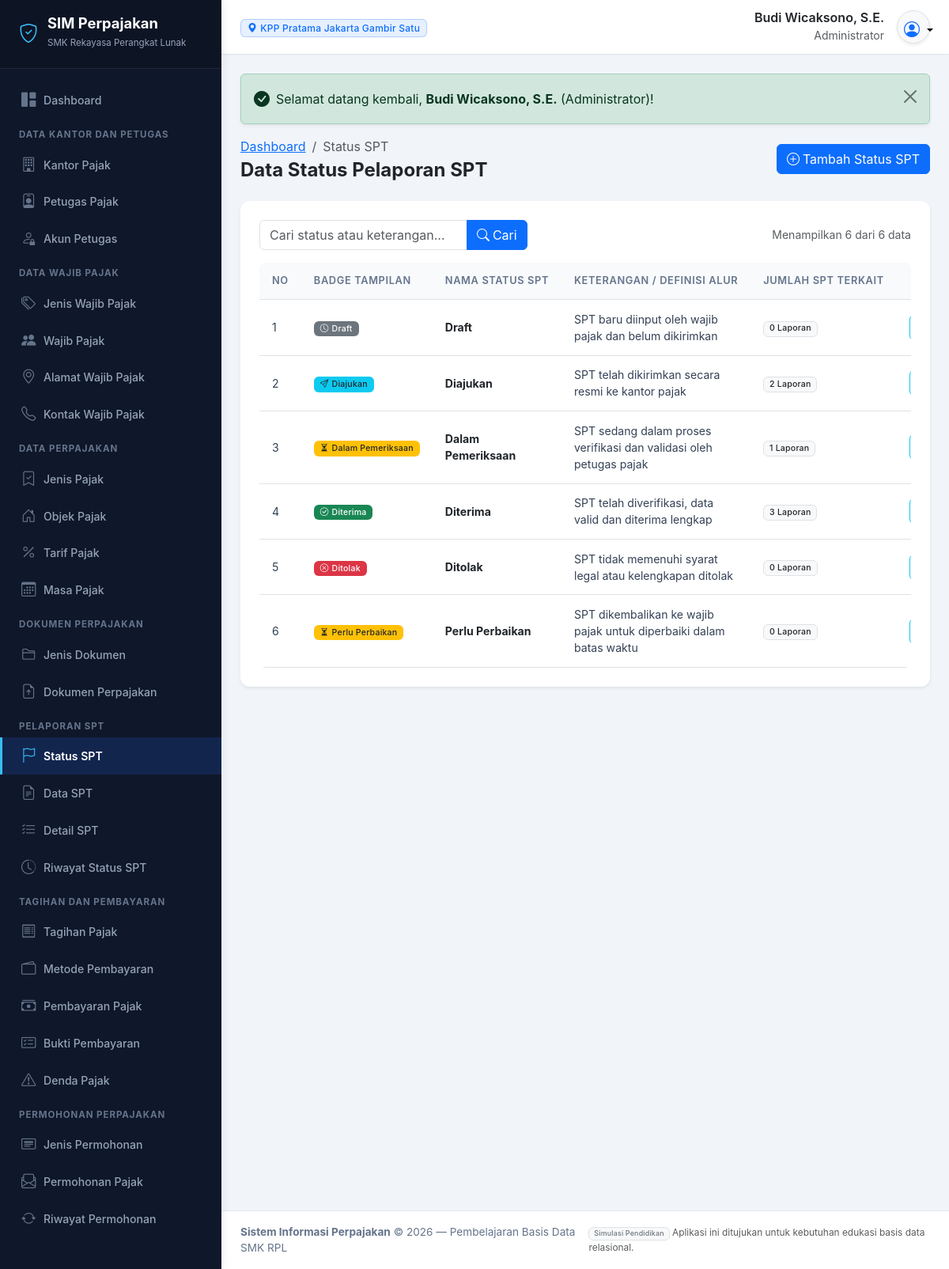
Page /modules/status_spt/index.php (signed in) on the committed database.
### tables this page shows
CREATE TABLE `akun_petugas` (
  `id_akun` INT AUTO_INCREMENT PRIMARY KEY,
  `id_petugas` INT NOT NULL UNIQUE,
  `nama_pengguna` VARCHAR(50) NOT NULL UNIQUE,
  `kata_sandi` VARCHAR(255) NOT NULL,
  `peran` VARCHAR(50) NOT NULL,
  `status_akun` ENUM('Aktif', 'Nonaktif') DEFAULT 'Aktif',
  `terakhir_masuk` DATETIME NULL,
  `created_at` TIMESTAMP DEFAULT CURRENT_TIMESTAMP,
  CONSTRAINT `fk_akun_petugas` FOREIGN KEY (`id_petugas`) 
    REFERENCES `petugas_pajak` (`id_petugas`) ON UPDATE CASCADE ON DELETE CASCADE
);

CREATE TABLE `kantor_pajak` (
  `id_kantor` INT AUTO_INCREMENT PRIMARY KEY,
  `kode_kantor` VARCHAR(20) NOT NULL UNIQUE,
  `nama_kantor` VARCHAR(150) NOT NULL,
  `alamat` TEXT NOT NULL,
  `kota` VARCHAR(100) NOT NULL,
  `nomor_telepon` VARCHAR(30) NOT NULL,
  `email` VARCHAR(100) NOT NULL,
  `created_at` TIMESTAMP DEFAULT CURRENT_TIMESTAMP
);

CREATE TABLE `petugas_pajak` (
  `id_petugas` INT AUTO_INCREMENT PRIMARY KEY,
  `id_kantor` INT NOT NULL,
  `nama_petugas` VARCHAR(150) NOT NULL,
  `nomor_identitas` VARCHAR(50) NOT NULL UNIQUE,
  `jabatan` VARCHAR(100) NOT NULL,
  `nomor_telepon` VARCHAR(30) NOT NULL,
  `email` VARCHAR(100) NOT NULL,
  `status` ENUM('Aktif', 'Nonaktif') DEFAULT 'Aktif',
  `created_at` TIMESTAMP DEFAULT CURRENT_TIMESTAMP,
  CONSTRAINT `fk_petugas_kantor` FOREIGN KEY (`id_kantor`) 
    REFERENCES `kantor_pajak` (`id_kantor`) ON UPDATE CASCADE ON DELETE RESTRICT
);

CREATE TABLE `status_spt` (
  `id_status_spt` INT AUTO_INCREMENT PRIMARY KEY,
  `nama_status` VARCHAR(50) NOT NULL UNIQUE,
  `keterangan` TEXT NULL
);

### modules/status_spt/index.php (the view, shortened to what this page needs)
<?php
require_once __DIR__ . '/../../includes/header.php';
$cari = bersihkan($_GET['cari'] ?? '');
$halaman = max(1, (int)($_GET['halaman'] ?? 1));
$limit = 10;
$offset = ($halaman - 1) * $limit;
$where = '';
$params = [];
$total_data = ambil_satu("SELECT COUNT(*) as total FROM status_spt $where", $params)['total'];
$query = "
    SELECT st.*, COUNT(s.id_spt) as total_spt
    FROM status_spt st
    LEFT JOIN spt s ON st.id_status_spt = s.id_status_spt
    $where
    GROUP BY st.id_status_spt
    ORDER BY st.id_status_spt ASC
    LIMIT $limit OFFSET $offset
";
$data_list = ambil_semua($query, $params);
?>
<div class="d-flex flex-column flex-md-row justify-content-between align-items-md-center mb-4 gap-2">
    <div>
        <nav aria-label="breadcrumb">
            <ol class="breadcrumb mb-1">
                <li class="breadcrumb-item"><a href="<?= base_url('dashboard.php') ?>">Dashboard</a></li>
                <li class="breadcrumb-item active" aria-current="page">Status SPT</li>
            </ol>
        </nav>
        <h4 class="fw-bold mb-0 text-dark">Data Status Pelaporan SPT</h4>
    </div>
    <div>
        <a href="tambah.php" class="btn btn-primary">
            <i class="bi bi-plus-circle me-1"></i>Tambah Status SPT
        </a>
    </div>
</div>
<div class="card border-0 shadow-sm">
    <div class="card-body p-3 p-md-4">
        <form method="GET" class="row g-2 mb-3">
            <div class="col-12 col-md-5">
                <div class="input-group">
                    <input type="text" name="cari" class="form-control" placeholder="Cari status atau keterangan..." value="<?= escape($cari) ?>">
                    <button class="btn btn-primary" type="submit"><i class="bi bi-search me-1"></i>Cari</button>
                </div>
            </div>
            <div class="col-12 col-md-7 text-md-end text-muted small d-flex align-items-center justify-content-md-end">
                Menampilkan <?= count($data_list) ?> dari <?= $total_data ?> data
            </div>
        </form>
        <div class="table-responsive">
            <table class="table table-hover align-middle mb-0">
                <thead>
                    <tr>
                        <th style="width: 50px;">No</th>
                        <th>Badge Tampilan</th>
                        <th>Nama Status SPT</th>
                        <th>Keterangan / Definisi Alur</th>
                        <th>Jumlah SPT Terkait</th>
                        <th style="width: 150px;" class="text-center">Aksi</th>
                    </tr>
                </thead>
                <tbody>
                    <?php if (empty($data_list)): ?>
                        <tr><td colspan="6" class="text-center py-4 text-muted">Tidak ada data status SPT.</td></tr>
                    <?php else: ?>
                        <?php $no = $offset + 1; foreach ($data_list as $row): ?>
                            <tr>
                                <td><?= $no++ ?></td>
                                <td><?= badge_status($row['nama_status']) ?></td>
                                <td><div class="fw-bold text-dark"><?= escape($row['nama_status']) ?></div></td>
                                <td><?= escape($row['keterangan']) ?></td>
                                <td>
                                    <span class="badge bg-light text-dark border">
                                        <?= (int)$row['total_spt'] ?> Laporan
                                    </span>
                                </td>
                                <td class="text-center">
                                    <div class="btn-group btn-action-group" role="group">
                                        <a href="detail.php?id=<?= $row['id_status_spt'] ?>" class="btn btn-sm btn-outline-info"><i class="bi bi-eye"></i></a>
                                    </div>
                                </td>
                            </tr>
                        <?php endforeach; ?>
                    <?php endif; ?>
                </tbody>
            </table>
        </div>
    </div>
</div>
<?php require_once __DIR__ . '/../../includes/footer.php'; ?>

### includes/header.php (shortened to what this page needs)
<?php
require_once __DIR__ . '/fungsi.php';
$user_aktif = pengguna_login();
$nama_user = $user_aktif['nama_petugas'] ?? $_SESSION['nama_pengguna'] ?? 'Petugas';
$peran_user = $user_aktif['peran'] ?? 'Petugas Pajak';
$kantor_user = $user_aktif['nama_kantor'] ?? 'Kantor Pajak';
?>
<!DOCTYPE html>
<html lang="id">
<head>
    <link rel="stylesheet" href="<?= base_url('assets/css/bootstrap.min.css') ?>">
    <link rel="stylesheet" href="<?= base_url('assets/css/bootstrap-icons.min.css') ?>">
    <link rel="stylesheet" href="<?= base_url('assets/css/style.css') ?>">
    <link rel="stylesheet" href="https://cdn.jsdelivr.net/npm/bootstrap-icons@1.11.3/font/bootstrap-icons.min.css" onerror="this.onerror=null;">
</head>
<body>
<div class="app-wrapper">
    <?php require_once __DIR__ . '/sidebar.php'; ?>
    <div class="app-content">
        <header class="app-header">
            <div class="d-flex align-items-center">
                <div class="d-none d-sm-block">
                    <span class="badge bg-primary bg-opacity-10 text-primary border border-primary border-opacity-25 px-2 py-1">
                        <i class="bi bi-geo-alt-fill me-1"></i><?= escape($kantor_user) ?>
                    </span>
                </div>
            </div>
            <div class="d-flex align-items-center gap-3">
                <div class="text-end d-none d-md-block">
                    <div class="fw-semibold text-dark lh-sm"><?= escape($nama_user) ?></div>
                    <small class="text-muted"><?= escape($peran_user) ?></small>
                </div>
                <div class="dropdown">
                    <button class="btn btn-light rounded-circle p-2 border shadow-sm dropdown-toggle" type="button" id="userDropdown" data-bs-toggle="dropdown" aria-expanded="false" style="width: 42px; height: 42px;">
                        <i class="bi bi-person-circle fs-5 text-primary"></i>
                    </button>
                </div>
            </div>
        </header>
        <main class="p-3 p-md-4 flex-grow-1">
            <?php tampilkan_flash(); ?>

### includes/fungsi.php (shortened to what this page needs)
<?php
require_once __DIR__ . '/../config/koneksi.php';
function base_url($path = '') {
    $scriptName = str_replace('\\', '/', $_SERVER['SCRIPT_NAME'] ?? '');
    $base = '';
    if (stripos($scriptName, '/sistem-perpajakan') !== false) {
        $base = '/sistem-perpajakan';
    } elseif (stripos($scriptName, '/Perpajakan') !== false) {
        $base = '/Perpajakan';
    } else {
        $base = '';
    }
    $path = ltrim($path, '/');
    return $base ? $base . '/' . $path : '/' . $path;
}
function escape($data) {
    return htmlspecialchars((string)$data, ENT_QUOTES, 'UTF-8');
}
function bersihkan($data) {
    return trim($data ?? '');
}
function tampilkan_flash() {
    if (!empty($_SESSION['flash'])) {
        $flash = $_SESSION['flash'];
        $ikon = 'info-circle';
        if ($flash['tipe'] === 'success') $ikon = 'check-circle-fill';
        echo '<div class="alert alert-' . escape($flash['tipe']) . ' alert-dismissible fade show d-flex align-items-center shadow-sm" role="alert">';
        echo '  <i class="bi bi-' . $ikon . ' me-2 fs-5"></i>';
        echo '  <div class="flex-grow-1">' . $flash['pesan'] . '</div>';
        echo '  <button type="button" class="btn-close" data-bs-dismiss="alert" aria-label="Tutup"></button>';
        echo '</div>';
    }
}
function pengguna_login() {
    global $koneksi;
    $stmt = $koneksi->prepare("
        SELECT a.*, p.nama_petugas, p.nomor_identitas, p.jabatan, p.email, k.nama_kantor, k.kode_kantor
        FROM akun_petugas a
        JOIN petugas_pajak p ON a.id_petugas = p.id_petugas
        JOIN kantor_pajak k ON p.id_kantor = k.id_kantor
        WHERE a.id_akun = ?
    ");
    $stmt->execute([$_SESSION['akun_id']]);
    return $stmt->fetch();
}
function ambil_satu($sql, $params = []) {
    global $koneksi;
    $stmt = $koneksi->prepare($sql);
    $stmt->execute($params);
    return $stmt->fetch();
}
function ambil_semua($sql, $params = []) {
    global $koneksi;
    $stmt = $koneksi->prepare($sql);
    $stmt->execute($params);
    return $stmt->fetchAll();
}
function badge_status($status) {
    $st = trim((string)$status);
    $warna = 'secondary';
    $ikon = 'dot';
    switch (strtolower($st)) {
        case 'aktif':
        case 'diterima':
        case 'lunas':
        case 'berhasil':
        case 'disetujui':
        case 'selesai':
            $warna = 'success';
            $ikon = 'check-circle';
            break;
        case 'nonaktif':
        case 'ditolak':
        case 'gagal':
        case 'dibatalkan':
        case 'kadaluarsa':
        case 'suspen':
            $warna = 'danger';
            $ikon = 'x-circle';
            break;
        case 'dalam pemeriksaan':
        case 'diverifikasi':
        case 'dibayar sebagian':
        case 'perlu perbaikan':
        case 'menunggu konfirmasi':
            $warna = 'warning text-dark';
            $ikon = 'hourglass-split';
            break;
        case 'diajukan':
        case 'terbuka':
        case 'berjalan':
            $warna = 'info text-dark';
            $ikon = 'send';
            break;
        case 'draft':
        case 'belum bayar':
        case 'tutup buku':
            $warna = 'secondary';
            $ikon = 'clock';
            break;
    }
    return '<span class="badge bg-' . $warna . ' px-2 py-1"><i class="bi bi-' . $ikon . ' me-1"></i>' . escape($st) . '</span>';
}

### assets/css/style.css (style rules this page uses)
:root { --primary-color: #1e3a8a; --primary-light: #3b82f6; --primary-dark: #0f172a; --secondary-color: #0d9488; --accent-gold: #f59e0b; --bg-main: #f1f5f9; --sidebar-bg: #0f172a; --sidebar-hover: #1e293b; --sidebar-active: #2563eb; --card-border: #e2e8f0; }
body { background-color: var(--bg-main); font-family: -apple-system, BlinkMacSystemFont, "Segoe UI", Roboto, "Helvetica Neue", Arial, sans-serif; color: #334155; min-height: 100vh; display: flex; flex-direction: column; }
.app-wrapper { display: flex; min-height: 100vh; width: 100%; }
.app-content { flex-grow: 1; display: flex; flex-direction: column; min-width: 0; background-color: var(--bg-main); }
.app-header { background-color: #ffffff; border-bottom: 1px solid #e2e8f0; padding: 0.75rem 1.5rem; display: flex; align-items: center; justify-content: space-between; box-shadow: 0 1px 3px rgba(0,0,0,0.03); position: sticky; top: 0; z-index: 1010; }
.card { border: 1px solid var(--card-border); border-radius: 0.75rem; box-shadow: 0 1px 3px rgba(0,0,0,0.05); background: #ffffff; }
.table-responsive { border-radius: 0.5rem; }
.table th { font-size: 0.8rem; text-transform: uppercase; letter-spacing: 0.05em; font-weight: 600; color: #64748b; background-color: #f8fafc; border-top: none; white-space: nowrap; padding: 0.85rem 1rem; }
.table td { padding: 0.85rem 1rem; vertical-align: middle; font-size: 0.88rem; color: #334155; }
.badge { font-weight: 500; letter-spacing: 0.02em; }
.btn-action-group .btn { padding: 0.28rem 0.55rem; font-size: 0.8rem; }

### rows in the picture
akun_petugas: kantor_pajak.nama_kantor "KPP Pratama Jakarta Gambir Satu", id_petugas.nama_petugas "Budi Wicaksono, S.E.", peran "Administrator"
status_spt: nama_status "Draft", keterangan "SPT baru diinput oleh wajib pajak dan belum dikirimkan", total_spt "0"
status_spt: nama_status "Diajukan", keterangan "SPT telah dikirimkan secara resmi ke kantor pajak", total_spt "2"
status_spt: nama_status "Dalam Pemeriksaan", keterangan "SPT sedang dalam proses verifikasi dan validasi oleh petugas pajak", total_spt "1"
status_spt: nama_status "Diterima", keterangan "SPT telah diverifikasi, data valid dan diterima lengkap", total_spt "3"
status_spt: nama_status "Ditolak", keterangan "SPT tidak memenuhi syarat legal atau kelengkapan ditolak", total_spt "0"
status_spt: nama_status "Perlu Perbaikan", keterangan "SPT dikembalikan ke wajib pajak untuk diperbaiki dalam batas waktu", total_spt "0"

### other values in the picture
$flash['pesan'] "Selamat datang kembali, Budi Wicaksono, S.E. (Administrator)!"
count($data_list) "6"
$total_data "6"
